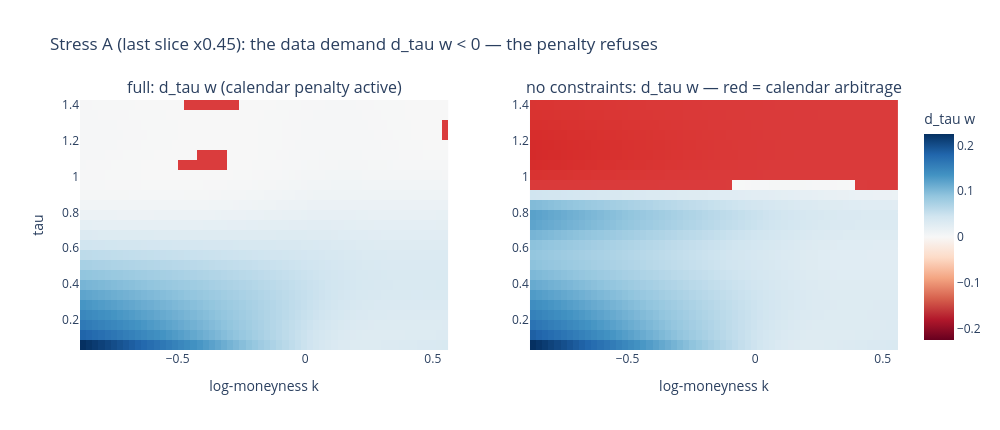
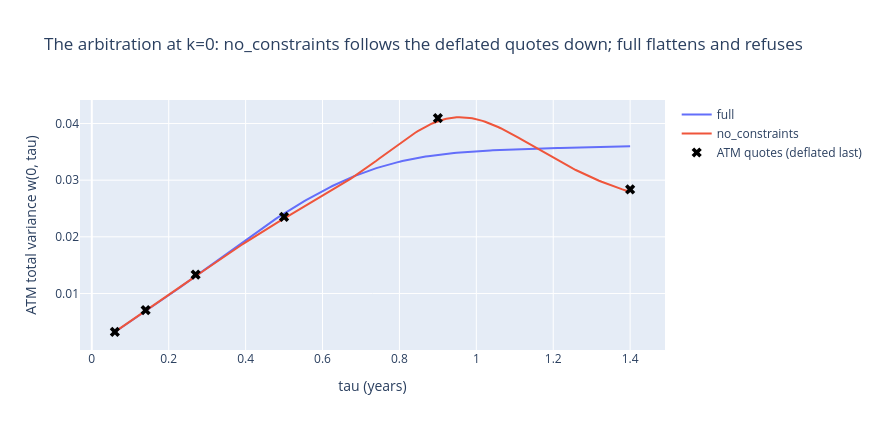

These figures' notebook cell, in order:
### Code cell
# ---------- Stress A figures: d_tau w maps + the fitted term structure at k=0 ----------
_title = ("Stress A (last slice x0.45): the data demand d_tau w < 0 — "
          + ("the penalty refuses" if PENALTY_WORKS else "the penalty FAILS to refuse (see warnings)"))
fig = make_subplots(rows=1, cols=2, subplot_titles=(
    "full: d_tau w (calendar penalty active)", "no constraints: d_tau w — red = calendar arbitrage"))
for j, name in enumerate(["full", "no_constraints"], start=1):
    wm, p_f, _ = stress[name]
    kg, tg, G, WT = surf_g_and_cal(wm, p_f, *EXT_DOM_A)
    fig.add_trace(go.Heatmap(z=WT, x=kg, y=tg, zmid=0, colorscale="RdBu",
                             showscale=(j == 2), colorbar=dict(title="d_tau w")), 1, j)
    fig.add_trace(viol_overlay(WT, kg, tg), 1, j)
fig.update_xaxes(title_text="log-moneyness k")
fig.update_yaxes(title_text="tau", col=1)
fig.update_layout(width=1000, height=430, title=_title)
fig.show()
print(f"Calendar penalty enforced on a {CAL_NT}-node uniform tau grid "
      f"(max gap {GRIDS_A['gap_cal']:.3f}y) — denser than this plot's own resolution.\n"
      f"The red overlay flags ANY negative value: at lam=10 the deepest residual is "
      f"d_tau w = {c_full['min_cal_ext']:+.1e}, below the materiality threshold "
      f"{VIOL_TOL_MAT} (material viol {c_full['cal_viol_mat_pct_ext']:.1f}%).\n"
      f"Soft constraints REDUCE violations; they do not abolish them "
      f"(Hoshisashi et al. make the same point for DCNN).")

# ATM term structure: quotes vs both fits
tt_line = onp.linspace(t_lo_a, t_hi_a, 200)
fig = go.Figure()
for name, col in [("full", "#636efa"), ("no_constraints", "#ef553b")]:
    wm, p_f, _ = stress[name]
    w_line = onp.asarray(wm(p_f, np.array(onp.zeros_like(tt_line)), np.array(tt_line)))
    fig.add_trace(go.Scatter(x=tt_line, y=w_line, name=name, line=dict(color=col)))
th_q = onp.array([float(onp.interp(0.0, kq_a[tq_a == t], wq_a[tq_a == t])) for t in t_un])
fig.add_trace(go.Scatter(x=t_un, y=th_q, mode="markers", name="ATM quotes (deflated last)",
                         marker=dict(color="black", size=9, symbol="x")))
fig.update_layout(width=880, height=430, xaxis_title="tau (years)",
                  yaxis_title="ATM total variance w(0, tau)",
                  title="The arbitration at k=0: no_constraints follows the deflated quotes down; "
                        "full flattens and refuses")
fig.show()

### Figure 1 — Plotly figure (JSON) as saved in the notebook; plotly's stock layout.template omitted (floating-point values rounded to 4 significant figures; data arrays with more than 128 entries replaced by an {"elided": "..."} marker saying what was removed)
{"data": [{"colorbar": {"title": {"text": "d_tau w"}}, "colorscale": [[0, "rgb(103,0,31)"], [0.1, "rgb(178,24,43)"], [0.2, "rgb(214,96,77)"], [0.3, "rgb(244,165,130)"], [0.4, "rgb(253,219,199)"], [0.5, "rgb(247,247,247)"], [0.6, "rgb(209,229,240)"], [0.7, "rgb(146,197,222)"], [0.8, "rgb(67,147,195)"], [0.9, "rgb(33,102,172)"], [1, "rgb(5,48,97)"]], "showscale": false, "type": "heatmap", "x": [-0.8706, -0.8466, -0.8225, -0.7985, -0.7744, -0.7504, -0.7264, -0.7023, -0.6783, -0.6542, -0.6302, -0.6061, -0.5821, -0.5581, -0.534, -0.51, -0.4859, -0.4619, -0.4379, -0.4138, -0.3898, -0.3657, -0.3417, -0.3176, -0.2936, -0.2696, -0.2455, -0.2215, -0.1974, -0.1734, -0.1494, -0.1253, -0.1013, -0.07723, -0.05319, -0.02915, -0.005107, 0.01893, 0.04298, 0.06702, 0.09106, 0.1151, 0.1391, 0.1632, 0.1872, 0.2113, 0.2353, 0.2593, 0.2834, 0.3074, 0.3315, 0.3555, 0.3796, 0.4036, 0.4276, 0.4517, 0.4757, 0.4998, 0.5238, 0.5478], "xaxis": "x", "y": [0.06, 0.1158, 0.1717, 0.2275, 0.2833, 0.3392, 0.395, 0.4508, 0.5067, 0.5625, 0.6183, 0.6742, 0.73, 0.7858, 0.8417, 0.8975, 0.9533, 1.009, 1.065, 1.121, 1.177, 1.232, 1.288, 1.344, 1.4], "yaxis": "y", "z": {"elided": "25x60 float values"}, "zmid": 0}, {"colorscale": [[0, "rgba(214,39,40,0.9)"], [1, "rgba(214,39,40,0.9)"]], "showscale": false, "type": "heatmap", "x": [-0.8706, -0.8466, -0.8225, -0.7985, -0.7744, -0.7504, -0.7264, -0.7023, -0.6783, -0.6542, -0.6302, -0.6061, -0.5821, -0.5581, -0.534, -0.51, -0.4859, -0.4619, -0.4379, -0.4138, -0.3898, -0.3657, -0.3417, -0.3176, -0.2936, -0.2696, -0.2455, -0.2215, -0.1974, -0.1734, -0.1494, -0.1253, -0.1013, -0.07723, -0.05319, -0.02915, -0.005107, 0.01893, 0.04298, 0.06702, 0.09106, 0.1151, 0.1391, 0.1632, 0.1872, 0.2113, 0.2353, 0.2593, 0.2834, 0.3074, 0.3315, 0.3555, 0.3796, 0.4036, 0.4276, 0.4517, 0.4757, 0.4998, 0.5238, 0.5478], "xaxis": "x", "y": [0.06, 0.1158, 0.1717, 0.2275, 0.2833, 0.3392, 0.395, 0.4508, 0.5067, 0.5625, 0.6183, 0.6742, 0.73, 0.7858, 0.8417, 0.8975, 0.9533, 1.009, 1.065, 1.121, 1.177, 1.232, 1.288, 1.344, 1.4], "yaxis": "y", "z": {"elided": "25x60 int values"}}, {"colorbar": {"title": {"text": "d_tau w"}}, "colorscale": [[0, "rgb(103,0,31)"], [0.1, "rgb(178,24,43)"], [0.2, "rgb(214,96,77)"], [0.3, "rgb(244,165,130)"], [0.4, "rgb(253,219,199)"], [0.5, "rgb(247,247,247)"], [0.6, "rgb(209,229,240)"], [0.7, "rgb(146,197,222)"], [0.8, "rgb(67,147,195)"], [0.9, "rgb(33,102,172)"], [1, "rgb(5,48,97)"]], "showscale": true, "type": "heatmap", "x": [-0.8706, -0.8466, -0.8225, -0.7985, -0.7744, -0.7504, -0.7264, -0.7023, -0.6783, -0.6542, -0.6302, -0.6061, -0.5821, -0.5581, -0.534, -0.51, -0.4859, -0.4619, -0.4379, -0.4138, -0.3898, -0.3657, -0.3417, -0.3176, -0.2936, -0.2696, -0.2455, -0.2215, -0.1974, -0.1734, -0.1494, -0.1253, -0.1013, -0.07723, -0.05319, -0.02915, -0.005107, 0.01893, 0.04298, 0.06702, 0.09106, 0.1151, 0.1391, 0.1632, 0.1872, 0.2113, 0.2353, 0.2593, 0.2834, 0.3074, 0.3315, 0.3555, 0.3796, 0.4036, 0.4276, 0.4517, 0.4757, 0.4998, 0.5238, 0.5478], "xaxis": "x2", "y": [0.06, 0.1158, 0.1717, 0.2275, 0.2833, 0.3392, 0.395, 0.4508, 0.5067, 0.5625, 0.6183, 0.6742, 0.73, 0.7858, 0.8417, 0.8975, 0.9533, 1.009, 1.065, 1.121, 1.177, 1.232, 1.288, 1.344, 1.4], "yaxis": "y2", "z": {"elided": "25x60 float values"}, "zmid": 0}, {"colorscale": [[0, "rgba(214,39,40,0.9)"], [1, "rgba(214,39,40,0.9)"]], "showscale": false, "type": "heatmap", "x": [-0.8706, -0.8466, -0.8225, -0.7985, -0.7744, -0.7504, -0.7264, -0.7023, -0.6783, -0.6542, -0.6302, -0.6061, -0.5821, -0.5581, -0.534, -0.51, -0.4859, -0.4619, -0.4379, -0.4138, -0.3898, -0.3657, -0.3417, -0.3176, -0.2936, -0.2696, -0.2455, -0.2215, -0.1974, -0.1734, -0.1494, -0.1253, -0.1013, -0.07723, -0.05319, -0.02915, -0.005107, 0.01893, 0.04298, 0.06702, 0.09106, 0.1151, 0.1391, 0.1632, 0.1872, 0.2113, 0.2353, 0.2593, 0.2834, 0.3074, 0.3315, 0.3555, 0.3796, 0.4036, 0.4276, 0.4517, 0.4757, 0.4998, 0.5238, 0.5478], "xaxis": "x2", "y": [0.06, 0.1158, 0.1717, 0.2275, 0.2833, 0.3392, 0.395, 0.4508, 0.5067, 0.5625, 0.6183, 0.6742, 0.73, 0.7858, 0.8417, 0.8975, 0.9533, 1.009, 1.065, 1.121, 1.177, 1.232, 1.288, 1.344, 1.4], "yaxis": "y2", "z": {"elided": "25x60 int values"}}], "layout": {"annotations": [{"font": {"size": 16}, "showarrow": false, "text": "full: d_tau w (calendar penalty active)", "x": 0.225, "xanchor": "center", "xref": "paper", "y": 1, "yanchor": "bottom", "yref": "paper"}, {"font": {"size": 16}, "showarrow": false, "text": "no constraints: d_tau w — red = calendar arbitrage", "x": 0.775, "xanchor": "center", "xref": "paper", "y": 1, "yanchor": "bottom", "yref": "paper"}], "height": 430, "title": {"text": "Stress A (last slice x0.45): the data demand d_tau w < 0 — the penalty refuses"}, "width": 1000, "xaxis": {"anchor": "y", "domain": [0, 0.45], "title": {"text": "log-moneyness k"}}, "xaxis2": {"anchor": "y2", "domain": [0.55, 1], "title": {"text": "log-moneyness k"}}, "yaxis": {"anchor": "x", "domain": [0, 1], "title": {"text": "tau"}}, "yaxis2": {"anchor": "x2", "domain": [0, 1]}}}

### Figure 2 — Plotly figure (JSON) as saved in the notebook; plotly's stock layout.template omitted (floating-point values rounded to 4 significant figures; data arrays with more than 128 entries replaced by an {"elided": "..."} marker saying what was removed)
{"data": [{"line": {"color": "#636efa"}, "name": "full", "type": "scatter", "x": {"elided": "200 float values"}, "y": {"elided": "200 float values"}}, {"line": {"color": "#ef553b"}, "name": "no_constraints", "type": "scatter", "x": {"elided": "200 float values"}, "y": {"elided": "200 float values"}}, {"marker": {"color": "black", "size": 9, "symbol": "x"}, "mode": "markers", "name": "ATM quotes (deflated last)", "type": "scatter", "x": [0.06, 0.14, 0.27, 0.5, 0.9, 1.4], "y": [0.003227, 0.007061, 0.01334, 0.02353, 0.04095, 0.02837]}], "layout": {"height": 430, "title": {"text": "The arbitration at k=0: no_constraints follows the deflated quotes down; full flattens and refuses"}, "width": 880, "xaxis": {"title": {"text": "tau (years)"}}, "yaxis": {"title": {"text": "ATM total variance w(0, tau)"}}}}
